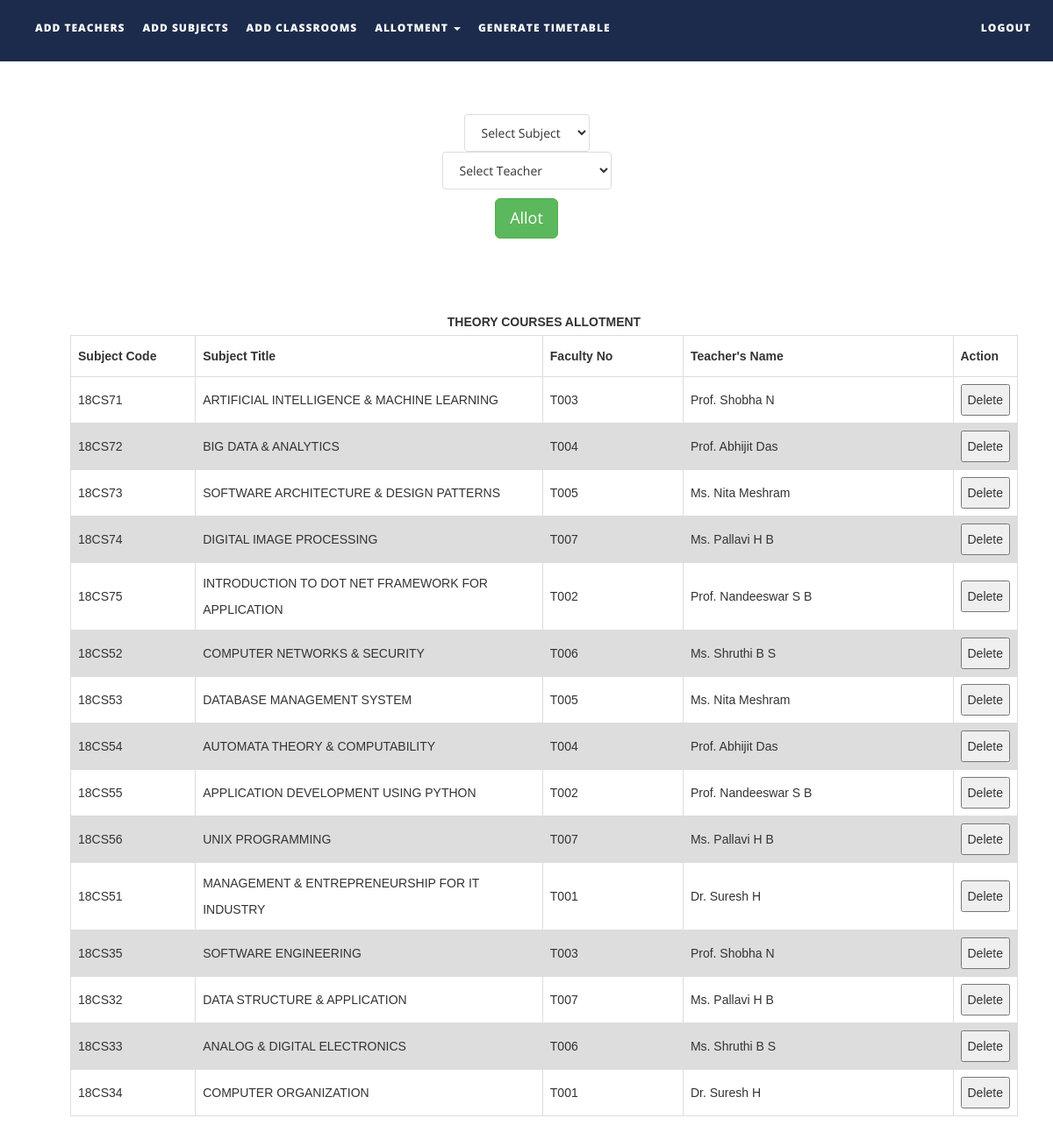
Page /ttms/allotsubjects.php on the earlier database version.
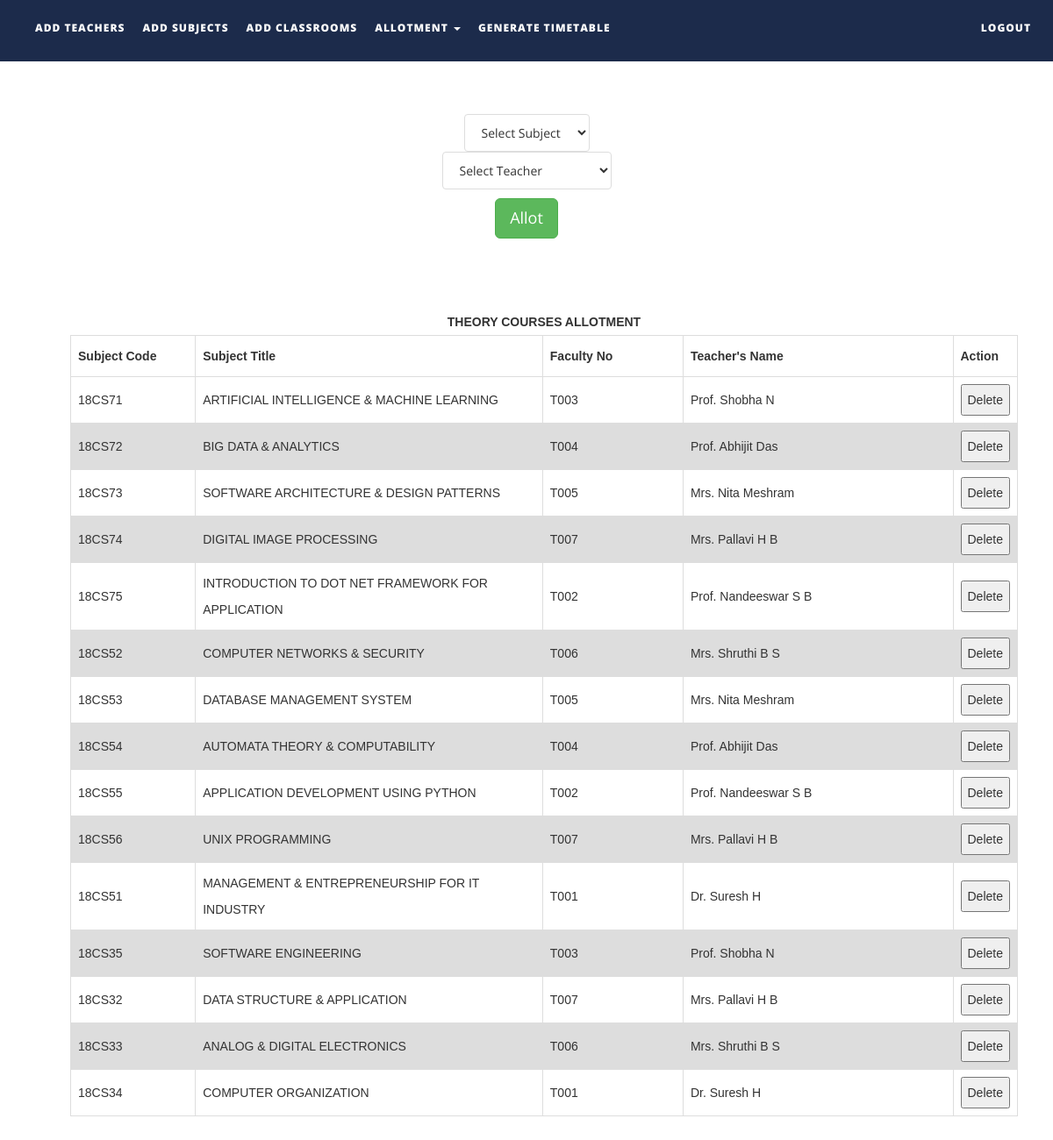
Same page on the later database version.
### tables this page shows
CREATE TABLE `subjects` (
  `subject_code` varchar(10) NOT NULL,
  `subject_name` varchar(50) NOT NULL,
  `course_type` varchar(15) NOT NULL,
  `semester` int(1) NOT NULL,
  `department` varchar(50) NOT NULL,
  `isAlloted` int(1) NOT NULL,
  `allotedto` text NOT NULL
);

CREATE TABLE `teachers` (
  `faculty_number` varchar(10) NOT NULL,
  `name` text NOT NULL,
  `alias` varchar(10) NOT NULL,
  `designation` varchar(30) NOT NULL,
  `contact_number` varchar(15) NOT NULL,
  `emailid` varchar(50) NOT NULL
);

### ttms/allotsubjects.php (the view, shortened to what this page needs)
<!DOCTYPE html>
<html xmlns="http://www.w3.org/1999/xhtml">
<head>
    <link href="assets/css/bootstrap.css" rel="stylesheet"/>
    <link href="assets/css/font-awesome.min.css" rel="stylesheet"/>
    <link href="assets/css/flexslider.css" rel="stylesheet"/>
    <link href="assets/css/style.css" rel="stylesheet"/>
</head>
<body>
<div class="navbar navbar-inverse navbar-fixed-top " id="menu">
    <div class="container">
        <div class="navbar-collapse collapse move-me">
            <ul class="nav navbar-nav navbar-left">
                <li><a href="addteachers.php">ADD TEACHERS</a></li>
                <li><a href="addsubjects.php">ADD SUBJECTS</a></li>
                <li><a href="addclassrooms.php">ADD CLASSROOMS</a></li>
                <li class="dropdown"><a class="dropdown-toggle" data-toggle="dropdown" aria-expanded="false">ALLOTMENT
                        <span class="caret"></span></a>
                </li>
                <li><a href="generatetimetable.php">GENERATE TIMETABLE</a></li>
            </ul>
            <ul class="nav navbar-nav navbar-right">
                <li><a href="index.php">LOGOUT</a></li>
            </ul>
        </div>
    </div>
</div>
<br>
<div align="center">
    <form action="allotmentFormvalidation.php" method="post" style="margin-top: 100px">
        <div style="margin-top: 5px">
            <select name="tobealloted" class="list-group-item">
                <?php
                $q = mysqli_query(mysqli_connect("localhost", "root", "", "ttms"),
                    "SELECT * FROM subjects");
                $row_count = mysqli_num_rows($q);
                if ($row_count) {
                    $mystring = '
         <option selected disabled>Select Subject</option>';
                    while ($row = mysqli_fetch_assoc($q)) {
                        if ($row['isAlloted'] == 1 || $row['course_type'] == "LAB")
                            continue;
                        $mystring .= '<option value="' . $row['subject_code'] . '">' . $row['subject_name'] . '</option>';
                    }
                    echo $mystring;
                }
                ?>
            </select>
        </div>
        <div>
            <select name="toalloted" class="list-group-item">
                <?php
                $q = mysqli_query(mysqli_connect("localhost", "root", "", "ttms"),
                    "SELECT * FROM teachers ");
                $row_count = mysqli_num_rows($q);
                if ($row_count) {
                    $mystring = '
         <option selected disabled>Select Teacher</option>';
                    while ($row = mysqli_fetch_assoc($q)) {
                        $mystring .= '<option value="' . $row['faculty_number'] . '">' . $row['name'] . '</option>';
                    }
                    echo $mystring;
                }
                ?>
            </select>
        </div>
        <div style="margin-top: 10px">
            <button type="submit" class="btn btn-success btn-lg">Allot</button>
        </div>
    </form>
</div>
<table id=allotedsubjectstable>
    <caption><strong>THEORY COURSES ALLOTMENT</strong></caption>
    <tr>
        <th width="150">Subject Code</th>
        <th width=420>Subject Title</th>
        <th width="170">Faculty No</th>
        <th width="330">Teacher's Name</th>
        <th width="40">Action</th>
    </tr>
    <tbody>
    <?php
    $q = mysqli_query(mysqli_connect("localhost", "root", "", "ttms"),
        "SELECT * FROM subjects ");
    while ($row = mysqli_fetch_assoc($q)) {
        if ($row['isAlloted'] == 0 || $row['course_type'] == 'LAB')
            continue;
        $teacher_id = $row['allotedto'];
        $t = mysqli_query(mysqli_connect("localhost", "root", "", "ttms"),
            "SELECT name FROM teachers WHERE faculty_number = '$teacher_id'");
        $trow = mysqli_fetch_assoc($t);
        echo "<tr><td>{$row['subject_code']}</td>
                    <td>{$row['subject_name']}</td>
                    <td>{$row['allotedto']}</td>
                    <td>{$trow['name']}</td>
                   <td>
                    <button>Delete</button></td>
                    </tr>\n";
    }
    ?>
    </tbody>
</table>
</body>
</html>

### ttms/assets/css/style.css (style rules this page uses)
#menu { background-color: rgba(28, 43, 75, 1); color: #fff; font-size: 12px; font-weight: 900; letter-spacing: 1px; min-height: 70px; }
.navbar-inverse { border-color: transparent; }
.navbar-inverse .navbar-nav > li > a, .navbar-inverse .navbar-nav > li > a:hover { color: #FFF; padding: 22px 10px; }

### ttms/allotsubjects.php (style rules this page uses)
table { margin-top: 80px; margin-bottom: 50px; font-family: arial, sans-serif; border-collapse: collapse; margin-left: 80px; width: 90%; }
td, th { border: 1px solid #dddddd; text-align: left; padding: 8px; }
tr:nth-child(even) { background-color: #dddddd; }

Differences in the rows shown:
changed through a linked row, subjects "18CS73": teachers.name "Ms. Nita Meshram" → "Mrs. Nita Meshram"
changed through a linked row, subjects "18CS74": teachers.name "Ms. Pallavi H B" → "Mrs. Pallavi H B"
changed through a linked row, subjects "18CS52": teachers.name "Ms. Shruthi B S" → "Mrs. Shruthi B S"
changed through a linked row, subjects "18CS53": teachers.name "Ms. Nita Meshram" → "Mrs. Nita Meshram"
changed through a linked row, subjects "18CS56": teachers.name "Ms. Pallavi H B" → "Mrs. Pallavi H B"
changed through a linked row, subjects "18CS32": teachers.name "Ms. Pallavi H B" → "Mrs. Pallavi H B"
changed through a linked row, subjects "18CS33": teachers.name "Ms. Shruthi B S" → "Mrs. Shruthi B S"
